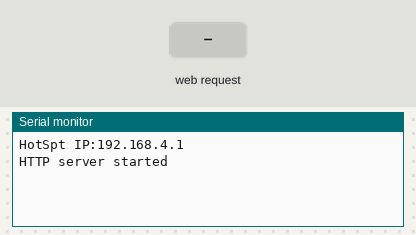
The sketch below on a simulated ESP8266 (NodeMCU). On the bench: the last lines printed to the serial monitor. The test bench sets the inputs (shaded band). WiFi joins after 1.5 s; servers stay silent unless stated; a WiFi scan finds three made-up networks.

Above: at 1.2 s.
1.3 s: HTTP request GET / received
At 4.1 s:
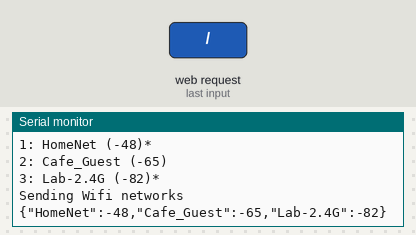
4.3 s: HTTP request GET /auth received
At 5.7 s:
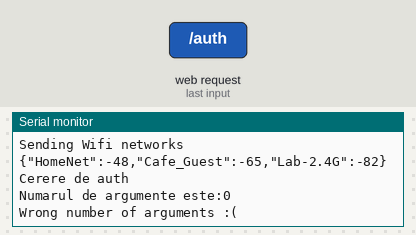

The sketch:

test_wifi_mobile.ino
```cpp
#include <ESP8266WiFi.h>
#include <DNSServer.h>
#include <ESP8266WebServer.h>
#include <ArduinoJson.h>


//SSID and Password to your ESP Access Point
const char* ssid = "IoTPub New Device";
const char* password = "bumbumsacalaca";

ESP8266WebServer server(80); //Server on port 80


void handleRoot() {
  //pregatim datele de trimis
  StaticJsonBuffer<300> JSONbuffer;
  JsonObject& JSONencoder = JSONbuffer.createObject();

  int n = WiFi.scanNetworks();
  Serial.println("scan done");

  if (n == 0) {
    Serial.println("no networks found");
  } else {
    Serial.print(n);
    Serial.println(" networks found");
    for (int i = 0; i < n; ++i) {
      // Print SSID and RSSI for each network found
      Serial.print(i + 1);
      Serial.print(": ");
      Serial.print(WiFi.SSID(i));
      Serial.print(" (");
      Serial.print(WiFi.RSSI(i));
      Serial.print(")");
      Serial.println((WiFi.encryptionType(i) == ENC_TYPE_NONE) ? " " : "*");
      delay(10);
      //      JSONencoder[String(i)] = String(WiFi.SSID(i) + " " + WiFi.RSSI(i));
      JSONencoder[WiFi.SSID(i)] = WiFi.RSSI(i);
    }
  }

  //  trimiterea datelor
  char JSONmessageBuffer[400];
  JSONencoder.printTo(JSONmessageBuffer, sizeof(JSONmessageBuffer));
  Serial.println("Sending Wifi networks");
  Serial.println(JSONmessageBuffer);
  server.sendHeader("Access-Control-Allow-Origin", "*");
  server.send(200, "text/plain", JSONmessageBuffer);
}


void authRoutine() {

  server.sendHeader("Access-Control-Allow-Origin", "*");
  //  server.sendHeader("Retry-After", "15");
  //  server.sendHeader("Status", "469");
  //  server.send(200, "text/plain", "trying conection...");

  String ssid_name;
  String psswd;

  Serial.println("Cerere de auth");
  Serial.print("Numarul de argumente este:");
  Serial.println(server.args());

  if (server.args() == 2 ) { // Arguments were received
    if ((server.argName(0) == "SSID" && server.argName(1) == "PSSWD") ||
        (server.argName(0) == "ssid" && server.argName(1) == "psswd")) {

      Serial.println("Am primit doua argumente valide");
      Serial.println("SSID: " + server.arg(0));
      Serial.println("PSSWD: " + server.arg(1));
      ssid_name = server.arg(0);
      psswd = server.arg(1);

      //  const char* ssid = "Robolab";
      //  const char* password = "W3<3R0bots";

      //  Convert String to char*
      int psswd_len = psswd.length() + 1;
      int ssid_len = ssid_name.length() + 1;

      char psswd_array[psswd_len];
      char ssid_array[ssid_len];

      ssid_name.toCharArray(ssid_array, ssid_len);
      psswd.toCharArray(psswd_array, psswd_len);

      //  WiFi.begin(ssid, password);
      WiFi.begin(ssid_array, psswd_array);

      int ok = 0;
      while (WiFi.status() != WL_CONNECTED) {
        delay(500);
        ok++;
        Serial.print(".");
        if (ok == 20) {
          //          server.sendHeader("Access-Control-Allow-Origin", "*");
          server.send(298, "text/plain", "Conection to Wi-Fi failed");
          Serial.println("Conection to Wi-Fi failed");
          return;
        }
      }

      Serial.println("");
      Serial.println("WiFi connected");
      Serial.println("IP address: ");
      Serial.println(WiFi.localIP());

      //      server.sendHeader("Access-Control-Allow-Origin", "*");
      server.sendHeader("Status", "200");
      server.send(200, "text/plain", "Conected");
      //    server.close();
    }
    else {
      Serial.println("Wrong arguments names");
      server.sendHeader("Status", "200");
      server.send(299, "text/plain", "Wrong arguments names");
    }
  }

  else {
    //    server.sendHeader("Access-Control-Allow-Origin", "*");
    Serial.println("Wrong number of arguments :(");
    server.sendHeader("Status", "200");
    server.send(299, "text/plain", "Wrong number of arguments :(");
  }
}


void handleFileList() {
  String ssid_name;
  String psswd;
  Serial.println("Cerere de auth POST");


  Serial.print("Numarul de argumente este:");
  Serial.println(server.args());
}


void setup(void) {
  Serial.begin(9600);
  Serial.println("");
  WiFi.mode(WIFI_AP);           //Only Access point
  WiFi.softAP(ssid, password);  //Start HOTspot removing password will disable security

  IPAddress myIP = WiFi.softAPIP(); //Get IP address
  Serial.print("HotSpt IP:");
  Serial.println(myIP);

  server.on("/", handleRoot);      //Which routine to handle at root location
  server.on("/auth", authRoutine);
  server.on("/test", HTTP_POST, handleFileList);

  server.begin();                  //Start server
  Serial.println("HTTP server started");
}


void loop(void) {
  server.handleClient();          //Handle client requests
}
```

Measured:
- after the input at 1.3 s, the serial monitor: prints a new line after 2.0 s (image 1)
- after the input at 4.3 s, the serial monitor: prints a new line at once (image 2)
